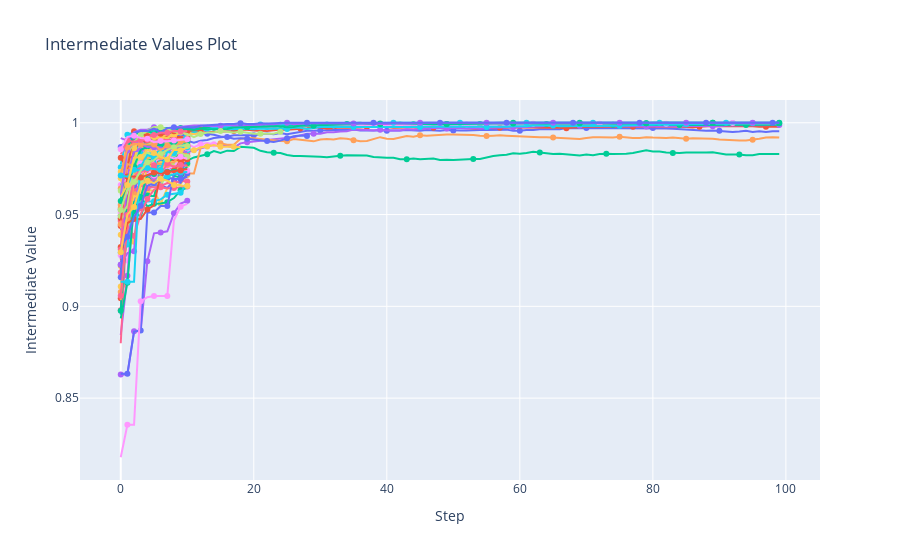

This figure's notebook cell:
### Markdown cell above
Visualize the learning curves of the trials. See :func:`~optuna.visualization.plot_intermediate_values` for the details.

### Code cell
plot_intermediate_values(study)
